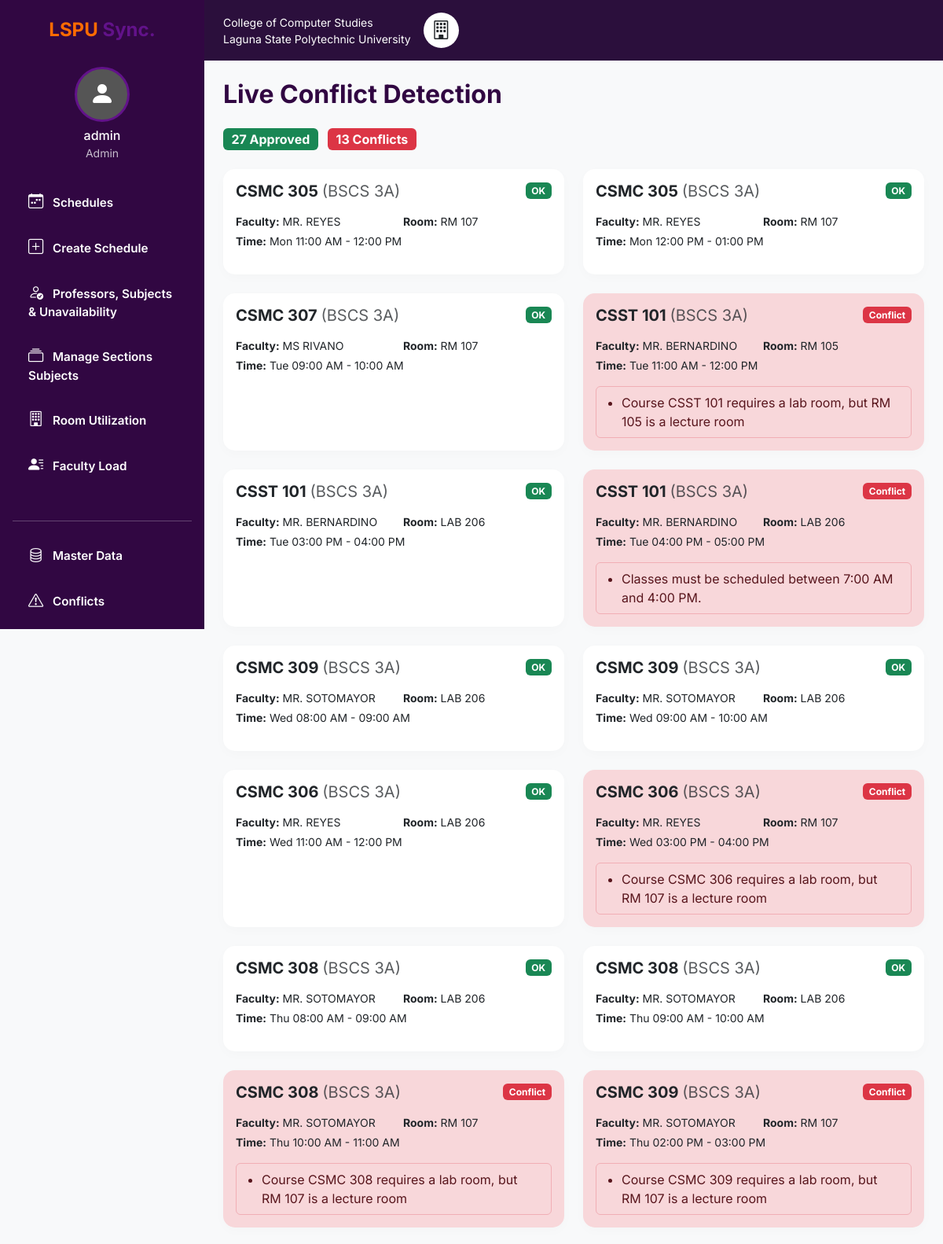
The page /conflicts (signed in, upper part) on the database its author committed.
### app.py (models this page shows)
class User(UserMixin, db.Model):
    id = db.Column(db.Integer, primary_key=True)
    username = db.Column(db.String(80), unique=True, nullable=False)
    password_hash = db.Column(db.String(200), nullable=False)
    role = db.Column(db.String(20), default='Instructor')

class Course(db.Model):
    id = db.Column(db.Integer, primary_key=True)
    code = db.Column(db.String(20), unique=True, nullable=False)
    title = db.Column(db.String(120), nullable=False)
    units = db.Column(db.Integer, default=3)
    room_type = db.Column(db.String(20), default='lecture')
    schedules = db.relationship('Schedule', backref='course', lazy=True)
    professors = db.relationship('Faculty', secondary=faculty_subjects, back_populates='subjects')
    section_subjects = db.relationship('SectionSubject', back_populates='course', cascade='all, delete-orphan')

class Section(db.Model):
    id = db.Column(db.Integer, primary_key=True)
    name = db.Column(db.String(50), unique=True, nullable=False)
    program = db.Column(db.String(50))
    size = db.Column(db.Integer, default=30)
    schedules = db.relationship('Schedule', backref='section', lazy=True)
    section_subjects = db.relationship('SectionSubject', back_populates='section', cascade='all, delete-orphan')

class Faculty(db.Model):
    id = db.Column(db.Integer, primary_key=True)
    name = db.Column(db.String(100), nullable=False)
    department = db.Column(db.String(80))
    schedules = db.relationship('Schedule', backref='faculty', lazy=True)
    availabilities = db.relationship('Availability', backref='faculty', lazy=True)
    unavailabilities = db.relationship('Unavailability', backref='faculty', lazy=True)
    subjects = db.relationship('Course', secondary=faculty_subjects, back_populates='professors')

class Room(db.Model):
    id = db.Column(db.Integer, primary_key=True)
    code = db.Column(db.String(20), unique=True, nullable=False)
    capacity = db.Column(db.Integer, default=30)
    room_type = db.Column(db.String(20), default='lecture')
    schedules = db.relationship('Schedule', backref='room', lazy=True)
    availabilities = db.relationship('Availability', backref='room', lazy=True)

class Schedule(db.Model):
    id = db.Column(db.Integer, primary_key=True)
    term_id = db.Column(db.Integer, db.ForeignKey('term.id'), nullable=False)
    course_id = db.Column(db.Integer, db.ForeignKey('course.id'), nullable=False)
    faculty_id = db.Column(db.Integer, db.ForeignKey('faculty.id'), nullable=False)
    section_id = db.Column(db.Integer, db.ForeignKey('section.id'), nullable=False)
    room_id = db.Column(db.Integer, db.ForeignKey('room.id'), nullable=True)
    day = db.Column(db.String(3), nullable=True)
    start_time = db.Column(db.Time, nullable=True)
    end_time = db.Column(db.Time, nullable=True)
    @property
    def is_pending(self):
        return (
            self.room_id is None
            or self.day is None
            or self.start_time is None
            or self.end_time is None
        )

### app.py (the view)
@app.route('/conflicts')
@login_required
def conflicts():
    all_scheds = Schedule.query.all(); rows = []
    for s in [x for x in all_scheds if not x.is_pending]:
        new = {'term_id': s.term_id, 'day': s.day, 'start_time': s.start_time, 'end_time': s.end_time, 'room_id': s.room_id, 'faculty_id': s.faculty_id, 'section_id': s.section_id, 'course_id': s.course_id}
        rows.append({'schedule': s, 'messages': check_schedule_conflicts(new, all_scheds, exclude_id=s.id) + check_room_suitability(s.room, s.section, s.course)})
    return render_template('conflicts.html', rows=rows, total=len(rows))

### app.py (called while the page is built)
@login_manager.user_loader
def load_user(user_id):
    return User.query.get(int(user_id))

def overlaps(s1, e1, s2, e2):
    return s1 < e2 and e1 > s2

def check_room_suitability(room, section, course):
    problems = []
    if room.capacity < section.size:
        problems.append(f"Room {room.code} capacity ({room.capacity}) is smaller than section {section.name} ({section.size})")
    if room.room_type != course.room_type:
        problems.append(f"Course {course.code} requires a {course.room_type} room, but {room.code} is a {room.room_type} room")
    return problems

### templates/conflicts.html
{% extends 'base.html' %}
{% block content %}
<h2 class="fw-bold mb-4" style="color: #310742;">Live Conflict Detection</h2>
<div class="mb-4">
    <span class="badge bg-success fs-6 me-2">{{ total - rows|selectattr('messages')|list|length }} Approved</span>
    <span class="badge bg-danger fs-6">{{ rows|selectattr('messages')|list|length }} Conflicts</span>
</div>
<div class="row g-4">
    {% for row in rows %}
    <div class="col-lg-6">
        <div class="card custom-card h-100 border-0 {% if row.messages %}bg-danger-subtle{% endif %}">
            <div class="card-body">
                <div class="d-flex justify-content-between align-items-center mb-3">
                    <h5 class="fw-bold mb-0">{{ row.schedule.course.code }} <span class="text-muted fw-normal">({{ row.schedule.section.name }})</span></h5>
                    {% if row.messages %}<span class="badge bg-danger">Conflict</span>{% else %}<span class="badge bg-success">OK</span>{% endif %}
                </div>
                <div class="row small mb-3">
                    <div class="col-6"><strong>Faculty:</strong> {{ row.schedule.faculty.name }}</div>
                    <div class="col-6"><strong>Room:</strong> {{ row.schedule.room.code }}</div>
                    <div class="col-12 mt-1"><strong>Time:</strong> {{ row.schedule.day }} {{ row.schedule.start_time.strftime('%I:%M %p') }} - {{ row.schedule.end_time.strftime('%I:%M %p') }}</div>
                </div>
                {% if row.messages %}
                <div class="alert alert-danger mb-0 py-2">
                    <ul class="mb-0 ps-3">{% for m in row.messages %}<li>{{ m }}</li>{% endfor %}</ul>
                </div>
                {% endif %}
            </div>
        </div>
    </div>
    {% endfor %}
</div>
{% endblock %}

### templates/base.html (shortened to what this page needs)
<!DOCTYPE html>
<html lang="en">
<head>
    <link href="https://cdn.jsdelivr.net/npm/bootstrap@5.3.0/dist/css/bootstrap.min.css" rel="stylesheet">
    <link rel="stylesheet" href="https://cdn.jsdelivr.net/npm/bootstrap-icons@1.10.5/font/bootstrap-icons.css">
    <link rel="stylesheet" href="{{ url_for('static', filename='style.css') }}">
</head>
<body>
{% if current_user.is_authenticated %}
<div class="d-flex app-layout">
    <div class="sidebar p-3 d-flex flex-column">
        <div class="text-center mb-4 mt-2">
            <h4 class="text-white fw-bold"><span class="text-orange">LSPU</span> <span class="text-purple">Sync.</span></h4>
        </div>
        <div class="user-profile text-center mb-4">
            <div class="avatar mx-auto mb-2"><i class="bi bi-person-fill"></i></div>
            <h6 class="text-white mb-0">{{ current_user.username }}</h6>
            <small class="text-light opacity-75">{{ current_user.role }}</small>
        </div>
        <ul class="nav flex-column mb-auto">
            <li class="nav-item"><a class="nav-link text-white" href="{{ url_for('index') }}"><i class="bi bi-calendar-week me-2"></i> Schedules</a></li>
            {% if current_user.role == 'Admin' %}
            <li class="nav-item"><a class="nav-link text-white" href="{{ url_for('schedules') }}"><i class="bi bi-plus-square me-2"></i> Create Schedule</a></li>
            <li class="nav-item"><a class="nav-link text-white" href="{{ url_for('availability') }}"><i class="bi bi-person-check me-2"></i> Professors, Subjects &amp; Unavailability</a></li>
            <li class="nav-item"><a class="nav-link text-white" href="{{ url_for('manage_sections') }}"><i class="bi bi-collection me-2"></i> Manage Sections Subjects</a></li>
            {% endif %}
            <li class="nav-item"><a class="nav-link text-white" href="{{ url_for('reports', report='room-utilization') }}" data-page-link><i class="bi bi-building me-2"></i> Room Utilization</a></li>
            <li class="nav-item"><a class="nav-link text-white" href="{{ url_for('reports', report='faculty-load') }}" data-page-link><i class="bi bi-person-lines-fill me-2"></i> Faculty Load</a></li>
            {% if current_user.role == 'Admin' %}
            <li class="nav-item mt-4"><hr class="text-light opacity-25"></li>
            <li class="nav-item"><a class="nav-link text-white" href="{{ url_for('academic') }}"><i class="bi bi-database me-2"></i> Master Data</a></li>
            {% endif %}
            <li class="nav-item"><a class="nav-link text-white" href="{{ url_for('conflicts') }}"><i class="bi bi-exclamation-triangle me-2"></i> Conflicts</a></li>
        </ul>
    </div>
    <div class="main-content w-100">
        <div class="topbar px-4 py-3 d-flex justify-content-between align-items-center">
            <div class="d-flex align-items-center text-white">
                <span class="me-3 small">College of Computer Studies<br>Laguna State Polytechnic University</span>
                <div class="bg-white rounded-circle p-2" style="width: 45px; height: 45px; display:flex; align-items:center; justify-content:center;">
                    <i class="bi bi-building text-dark fs-4"></i>
                </div>
            </div>
        </div>
        <div class="container-fluid p-4">
            {% block content %}{% endblock %}
        </div>
    </div>
</div>
{% else %}
    {% block auth_content %}{% endblock %}
{% endif %}
</body>
</html>

### static/style.css (style rules this page uses)
body { font-family: 'Inter', sans-serif; background-color: #f8f9fa; overflow-x: hidden; }
.text-orange { color: #ff6b00 !important; }
.text-purple { color: #62128a !important; }
.app-layout { min-height: 100vh; }
.sidebar { width: 260px; background-color: #310742; position: fixed; height: 100vh; z-index: 1000; overflow-y: auto; }
.main-content { margin-left: 260px; background-color: #f8f9fa; min-height: 100vh; }
.topbar { background-color: #2b0f3c; }
.sidebar .nav-link { color: rgba(255,255,255,0.7); padding: 12px 20px; border-radius: 8px; margin-bottom: 5px; transition: 0.3s; font-weight: 600; font-size: 0.95rem; }
.sidebar .nav-link i { font-size: 1.2rem; }
.avatar { width: 70px; height: 70px; background-color: #555; border-radius: 50%; display: flex; align-items: center; justify-content: center; font-size: 2rem; color: #fff; border: 3px solid #62128a; }
.custom-card { background: #fff; border-radius: 15px; border: 1px solid rgba(98, 18, 138, 0.1); box-shadow: 0 4px 15px rgba(0,0,0,0.02); }

### rows shown on the page
User: username "admin", role "Admin"
Course: schedule.course.code "CSMC 305" "CSMC 305"
Section: schedule.section.name "BSCS 3A" "BSCS 3A" "BSCS 3A" "BSCS 3A" "BSCS 3A" "BSCS 3A" "BSCS 3A" "BSCS 3A" "BSCS 3A" "BSCS 3A" "BSCS 3A" "BSCS 3A" "BSCS 3A" "BSCS 3A"
Faculty: schedule.faculty.name "MR. REYES" "MR. REYES" "MR. REYES" "MR. REYES"
Room: schedule.room.code "RM 107" "RM 107" "RM 107" "RM 107" "RM 107" "RM 107"
Schedule: schedule.day "Mon", schedule.start_time "11:00 AM", schedule.end_time "12:00 PM"
Schedule: schedule.day "Mon", schedule.start_time "12:00 PM", schedule.end_time "01:00 PM"
Course: schedule.course.code "CSMC 307"
Faculty: schedule.faculty.name "MS RIVANO"
Schedule: schedule.day "Tue", schedule.start_time "09:00 AM", schedule.end_time "10:00 AM"
Course: schedule.course.code "CSST 101" "CSST 101" "CSST 101"
Faculty: schedule.faculty.name "MR. BERNARDINO" "MR. BERNARDINO" "MR. BERNARDINO"
Room: schedule.room.code "RM 105"
Schedule: schedule.day "Tue", schedule.start_time "11:00 AM", schedule.end_time "12:00 PM"
Room: schedule.room.code "LAB 206" "LAB 206" "LAB 206" "LAB 206" "LAB 206" "LAB 206" "LAB 206"
Schedule: schedule.day "Tue", schedule.start_time "03:00 PM", schedule.end_time "04:00 PM"
Schedule: schedule.day "Tue", schedule.start_time "04:00 PM", schedule.end_time "05:00 PM"
Course: schedule.course.code "CSMC 309" "CSMC 309" "CSMC 309"
Faculty: schedule.faculty.name "MR. SOTOMAYOR" "MR. SOTOMAYOR" "MR. SOTOMAYOR" "MR. SOTOMAYOR" "MR. SOTOMAYOR" "MR. SOTOMAYOR"
Schedule: schedule.day "Wed", schedule.start_time "08:00 AM", schedule.end_time "09:00 AM"
Schedule: schedule.day "Wed", schedule.start_time "09:00 AM", schedule.end_time "10:00 AM"
Course: schedule.course.code "CSMC 306" "CSMC 306"
Schedule: schedule.day "Wed", schedule.start_time "11:00 AM", schedule.end_time "12:00 PM"
Schedule: schedule.day "Wed", schedule.start_time "03:00 PM", schedule.end_time "04:00 PM"
Course: schedule.course.code "CSMC 308" "CSMC 308" "CSMC 308"
Schedule: schedule.day "Thu", schedule.start_time "08:00 AM", schedule.end_time "09:00 AM"
Schedule: schedule.day "Thu", schedule.start_time "09:00 AM", schedule.end_time "10:00 AM"
Schedule: schedule.day "Thu", schedule.start_time "10:00 AM", schedule.end_time "11:00 AM"
Schedule: schedule.day "Thu", schedule.start_time "02:00 PM", schedule.end_time "03:00 PM"

### other values the page prints
{{ total - rows|selectattr('messages')|list|length }} "27"
{{ rows|selectattr('messages')|list|length }} "13"
{{ m }} "Course CSST 101 requires a lab room, but RM 105 is a lecture room" "Classes must be scheduled between 7:00 AM and 4:00 PM." "Course CSMC 306 requires a lab room, but RM 107 is a lecture room" "Course CSMC 308 requires a lab room, but RM 107 is a lecture room" "Course CSMC 309 requires a lab room, but RM 107 is a lecture room"
